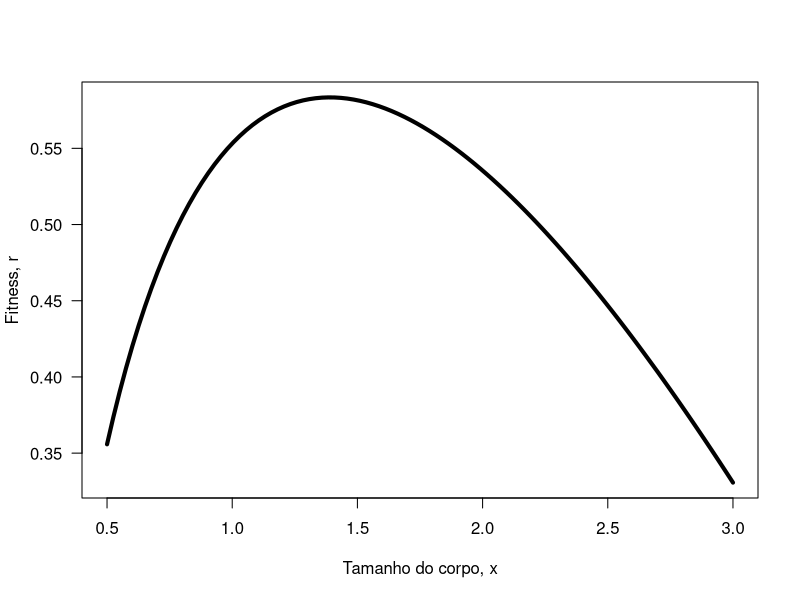

The R script that drew this image: (Note: this script raises an error after producing the figure.)
#Plotando a função de fitness


# Função para retornar a função a ser integrada
integral <- function(idade,x,r) {
    #Parametros
    Af <- 0
    Bf <- 4*4 
    As <- 1 
    Bs <- 0.5
    #Função
    return ((Af+Bf*x)*exp(-(As+Bs*x+r)*idade))
}

# Função para integrar a equação e retornar os valores
cal_integral <- function(r,x) {
    #retornamos somente o valor
    return(1-integrate(integral,1,Inf,x,r)$value)
}


encontra_raiz <- function(x) {
    uniroot(cal_integral, interval=c(1e-7,10),x)$root
}

#Figura
#Valor de x a explorar
x <- matrix(seq(0.5,3, length=100)) 
length=100
# Calcular r dado x
r <- apply(x,1,encontra_raiz)
#Figura
jpeg("01.jpg")
plot(x,r,type="l",xlab="Tamanho do corpo, x",ylab="Fitness, r",las=1,lwd=4)
dev.off()


#Fazendo a figura com nossa equação integrada

funcao <- function(r,x) {
    Af <- 0
    Bf <- 4*4 
    As <- 1 
    Bs <- 0.5
    S <- exp(-(r+As+Bs*x))*(Af+Bf*x)/(As+Bs*x+r)
    return(1-S)
}

# Função para achar r dado x
acha_raiz <- function(x){
    uniroot( FUNC, interval=c(1e-07,10),x)$root
}

#Explorando x
x <- matrix(seq(0.5,3, length=100))
r <- apply(x,1,acha_raiz)
#Figura
plot(x, r, type="l", xlab="Tamanho, x", ylab="Fitness, r",las=1,lwd=4)

#####################################
## Achando o maximo com calculo
#####################################

##uniroot
funcao <- function(x) {
    Af <- 0;
    Bf<-4*4;
    As<-1;
    Bs<-0.5
    r <- Bs*(Af+Bf*x)/(Bf-Bs*Af-Bs*Bf*x)-Bs*x-As
    return(log(Af+Bf*x)-(As+Bs*x+r)-log(As+Bs*x+r))
}
#
uniroot(f=funcao,interval=c(1.2,1.8))$root

## Usando nlm
funcao <- function(x) {
    Af<-0
    Bf<-4*4
    As<-1
    Bs<-0.5
    r <- Bs*(Af+Bf*x)/(Bf-Bs*Af-Bs*Bf*x)-Bs*x-As
    return(abs(log(Af+Bf*x)-(As+Bs*x+r)-log(As+Bs*x+r)))
}
#
nlm(funcao, p=1.2)$estimate

## Optimize
optimize(f=funcao, interval = c(1.2,1.8),maximum= FALSE)$minimum

#####################################
## Usando métodos númericos
#####################################

funcao <- function(r,x) {
    Af <- 0
    Bf <- 4*4
    As <- 1 
    Bs <- 0.5
    S <- exp(-(r+As+Bs*x))*(Af+Bf*x)/(As+Bs*x+r)
    return(1-S) #lembrando que aqui ja é a integral
}

# Achando r em função de x
raiz_funcao <- function(x){
    uniroot( FUNC, interval=c(1e-07,10),x)$root
}

#Achando o maximo
optimize(f = raiz_funcao, interval = c(.5,3),maximum = TRUE)$maximum

#####################################
## Usando integração númerica
#####################################

funcao_integrar <- function(idade,x,r) {
    Af <- 0
    Bf <- 4*4
    As <- 1
    Bs <- 0.5
    return ((Af+Bf*x)*exp(-(As+Bs*x+r)*idade))
}

# Função que calcular a integral
integral <- function(r,x){
    1-integrate(funcao_integrar,1,Inf,x,r)$value
}
# Função para achar r dado x
raiz_integral <- function(x) {
    uniroot( integral, interval=c(1e-07,10),x)$root
}

#Achando o maximo
optimize(f = raiz_integral, interval = c(1.2,1.8),maximum = TRUE)$maximum
